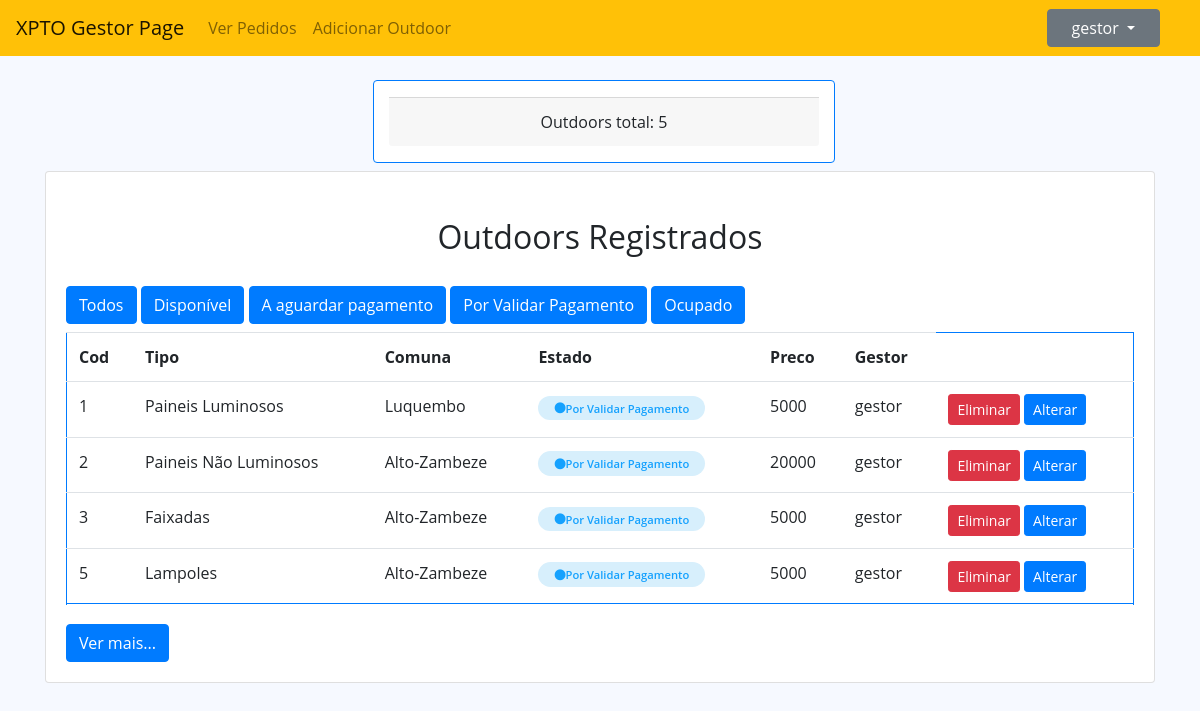
The page /index.php?op=Gestor&&request&&estado=Por Validar Pagamento (signed in) on the database its author committed.
### tables this page shows
CREATE TABLE `outdoor` (
  `id` int(11) NOT NULL,
  `tipo` varchar(50) NOT NULL,
  `preco` float NOT NULL,
  `idComuna` int(11) NOT NULL,
  `estado` varchar(50) NOT NULL DEFAULT 'Disponivel',
  `eliminado` varchar(10) NOT NULL DEFAULT 'nao',
  `idUsuario` int(11) NOT NULL
);

CREATE TABLE `comuna` (
  `id` int(11) NOT NULL,
  `nome` varchar(50) NOT NULL,
  `idMunicipio` int(11) NOT NULL
);

CREATE TABLE `usuario` (
  `id` int(11) NOT NULL,
  `username` varchar(50) NOT NULL,
  `senha` varchar(50) NOT NULL,
  `tipo` varchar(50) NOT NULL,
  `eliminado` varchar(10) NOT NULL DEFAULT 'nao'
);

### index.php (called while the page is built, shortened)
<?php
$rotas = new Rotas();
$rotas->requestHandle();
?>

### dbconfig/DbConnection.php (called while the page is built)
<?php
class DbConnection {
    private static $instance = NULL;
    public static function getInstance() {
        if (!isset(self::$instance)) {
            try {
                self:: $instance = new PDO("mysql:host=localhost;dbname=outdoorgest", 'root', '');
                self:: $instance->setAttribute(PDO::ATTR_ERRMODE, PDO::ERRMODE_EXCEPTION);
            } catch (PDOException $e) {
                echo $e->getMessage();
            }
        }
        return self::$instance;
    }
}

### services/OutdoorService.php (called while the page is built, shortened)
<?php
require_once __DIR__ . '/../repositories/OutdoordRepository.php';
class OutdoorService implements IOutdoorService {
    private $outdoorRepository = null;
    public function __construct() {
        $this->outdoorRepository = new OutdoordRepository();
    }
    public function selectAll() {
        return $this->outdoorRepository->selectAll();
    }
}

### repositories/OutdoordRepository.php (called while the page is built, shortened)
<?php
require_once __DIR__ . '/../dbconfig/DbConnection.php';
require_once __DIR__ . '/../models/OutdoorModel.php';
class OutdoordRepository implements IOutdoorRepository{
     private $db;
    public function __construct() {
        $this->db = DbConnection::getInstance();
    }
    public function selectAll() {
        try {
            $stmt = $this->db->prepare("SELECT o.id, o.tipo, `preco`,c.nome `idComuna`, `estado`, o.eliminado, u.username `idUsuario`  FROM outdoor o join usuario u  on u.id = o.idUsuario join comuna c on c.id = o.idComuna WHERE o.eliminado <> 'Sim'");
            $stmt->execute();
            $outdoors = $stmt->fetchAll();
            $listaOutdoor = array();
            foreach ($outdoors as $cada) {
                $listaOutdoor[] = new OutdoorModel($cada['id'], $cada['tipo'], $cada['preco'],$cada['idComuna'], $cada['estado'], $cada['eliminado'], $cada['idUsuario']);
            }
            return $listaOutdoor;
        } catch (PDOException $e) {
            echo $e->getMessage();
            return false;
        }
    }
}

### models/UsuarioModel.php (called while the page is built, shortened)
<?php
class UsuarioModel {
    private $username;
    public function getUsername() {
        return $this->username;
    }
}

### models/OutdoorModel.php (called while the page is built, shortened)
<?php
class OutdoorModel {
    private $id;
    private $tipo;
    private $preco;
    private $comuna;
    private $estado;
    private $idGestor;
    public function __construct($id, $tipo, $preco, $comuna, $estado, $eliminado, $idGestor) {
        $this->id = $id;
        $this->tipo = $tipo;
        $this->preco = $preco;
        $this->comuna = $comuna;
        $this->estado = $estado;
        $this->idGestor = $idGestor;
    }
    public function getId() {
        return $this->id;
    }
    public function getTipo() {
        return $this->tipo;
    }
    public function getPreco() {
        return $this->preco;
    }
    public function getComuna() {
        return $this->comuna;
    }
    public function getEstado() {
        return $this->estado;
    }
    public function getIdGestor() {
        return $this->idGestor;
    }
}

### views/gestor/tabela.php (the view)
<div class="card">
    <div class="card-body">
        <div class="card-title text-center m-3">
            <h2>Outdoors Registrados</h2>
        </div>
        <a href="index.php?op=Gestor&&request&&estado=all" class="btn btn-primary mt-1 mb-2"  role="button">Todos</a>
        <a href="index.php?op=Gestor&&request&&estado=Disponivel" class="btn btn-primary mt-1 mb-2"  role="button">Disponível</a>
        <a href="index.php?op=Gestor&&request&&estado=A aguardar pagamento" class="btn btn-primary mt-1 mb-2"  role="button">A aguardar pagamento</a>
        <a href="index.php?op=Gestor&&request&&estado=Por Validar Pagamento" class="btn btn-primary mt-1 mb-2"  role="button">Por Validar Pagamento</a>
        <a href="index.php?op=Gestor&&request&&estado=Ocupado" class="btn btn-primary mt-1 mb-2"  role="button">Ocupado</a>
        <table id="listarDados" class="table border border-primary">
            <tr>
                <th scope="col">Cod</th>
                <th scope="col">Tipo</th>
                <th scope="col">Comuna</th>
                <th scope="col">Estado</th>
                <th scope="col">Preco</th>
                <th scope="col">Gestor</th>
            </tr>
            <?php
            if (isset($_SESSION['Usuario'])) {
                $usuario = unserialize($_SESSION['Usuario']);
            }
            foreach ($outdoors as $cada) {
                if ($usuario->getUsername() == $cada->getIdGestor()) {
                    $apresentar = '<tr>
                    <td>' . $cada->getId() . '</td>
                    <td>' . $cada->getTipo() . '</td>
                    <td>' . $cada->getComuna() . '</td>
                    <td><span class="status ativo"><i class="fas fa-circle"></i>' . $cada->getEstado() . '</span></td>
                    <td>' . $cada->getPreco() . '</td>
                    <td>' . $cada->getIdGestor() . '</td>
                    <td>
                        <button class="btn btn-danger btn-sm" id="eliminar">Eliminar</button>
                        <a class="btn btn-primary btn-sm" href="index.php?op=Gestor&&request=addOutdoor&&idO=' . $cada->getId() . '&&tipo=' . $cada->getTipo() . '&&preco=' . $cada->getPreco() . '">Alterar</a>
                    </td>
                </tr>
                <tr>';
                    if ($action2 == $cada->getEstado()) {
                        echo $apresentar;
                    } else if ($action2 == "all") {
                        echo $apresentar;
                    }
                }
            }
            ?>
        </table>
        <button type="button" class="btn btn-primary mt-1" id="nextButton">Ver mais...</button>
    </div>
</div>

### content/css/style.css (style rules this page uses)
* { margin: 0; padding: 0; box-sizing: border-box; outline: none; }
body { font-family: "Open Sans", sans-serif; background: #f6f9ff; }
a { color: #4154f1; text-decoration: none; }
h2 { font: 13px; padding: 10px 0; }
.status { padding: 0.3rem 1rem; border-radius: 30px; font-weight: 600; letter-spacing: 1; font-size: 0.7rem; }
.ativo { background-color: #d7effc; color: #15a1fe; }

### rows shown on the page
outdoor: id "1", tipo "Paineis Luminosos", idComuna.nome "Luquembo", estado "Por Validar Pagamento", preco "5000", idUsuario.username "gestor"
outdoor: id "2", tipo "Paineis Não Luminosos", idComuna.nome "Alto-Zambeze", estado "Por Validar Pagamento", preco "20000", idUsuario.username "gestor"
outdoor: id "3", tipo "Faixadas", idComuna.nome "Alto-Zambeze", estado "Por Validar Pagamento", preco "5000", idUsuario.username "gestor"
outdoor: id "5", tipo "Lampoles", idComuna.nome "Alto-Zambeze", estado "Por Validar Pagamento", preco "5000", idUsuario.username "gestor"

### other values the page prints
$usuario->getUsername() "gestor"
$gestorController->totalOutdoors() "5"
